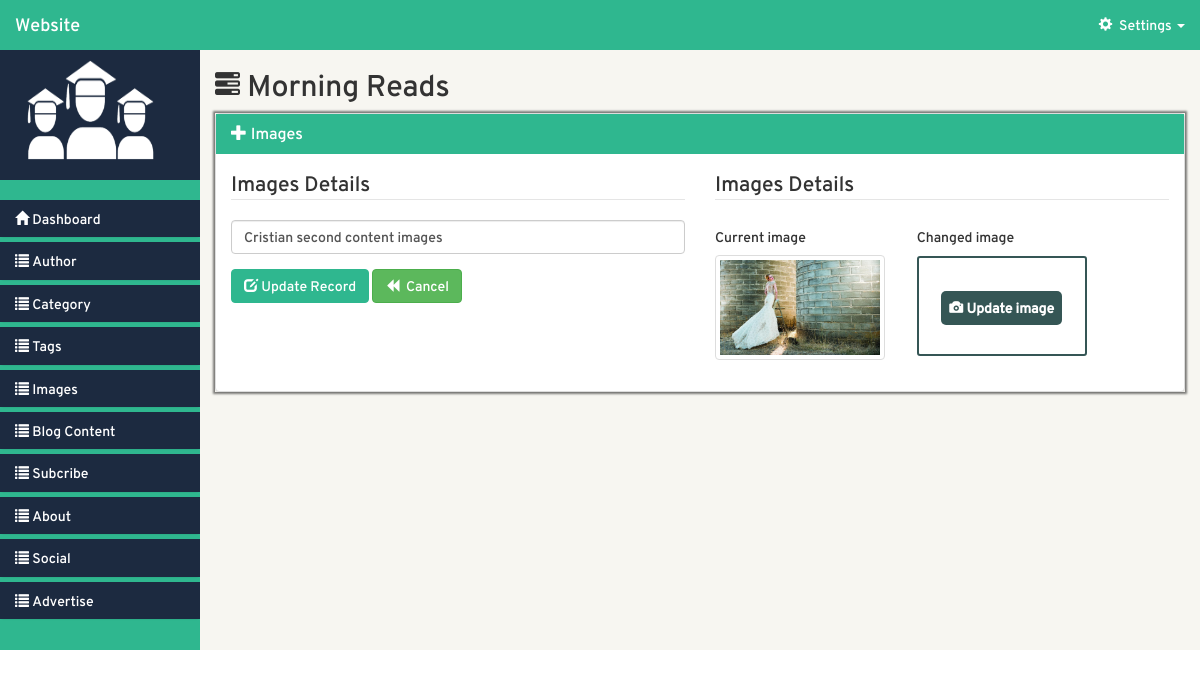
/admin-website/views/index.php?page=Images_update&id=10 (signed in), run on the app's committed database.
### tables this page shows
CREATE TABLE `images` (
  `id` int(11) NOT NULL,
  `title` text NOT NULL,
  `file` varchar(255) NOT NULL
);

### admin-website/src/Images.php (called while the page is built, shortened)
<?php
class Images {
	private $db;
	private static $table="images";
	public $id;
	public $directory = "images";
	function __construct() {
		try {
			$this->db = new PDO('mysql:host='.DB_HOST.';dbname='.DB_NAME,DB_USER,DB_PASSWORD);
			$this->db->setAttribute(PDO::ATTR_ERRMODE, PDO::ERRMODE_EXCEPTION);
			$query1 = $this->db->prepare('SET CHARACTER SET utf8');
			$query = $this->db->prepare("SET SESSION collation_connection ='utf8_general_ci'");
		    $query1->execute();
		    $query->execute();
		} catch (PDOException $e) {
			echo $e->getMessage();
		}
	}
	public function db_fields() {
		try {
			$stmt = $this->db->prepare("SHOW fields from ".self::$table);
			$stmt->execute();
			$fields = array();
			if($stmt->rowCount() > 0) {
				while($row = $stmt->fetch(5)) {
					$fields[] = $row->Field;
				}
			}
			return $fields;
		} catch (PDOException $e) {
			echo $e->getMessage();
		}
	}
	public function image_path() {
		return $this->directory;
	}
	public function prepare($record) {
		$attributes = $this->db_fields();
		return $this;
	}
	public function fetch() {
		try {
			$stmt = $this->db->prepare("SELECT * FROM ".self::$table." where id = :id");
			$stmt->execute(array(":id" => $this->id));
			if($stmt->rowCount() > 0) {
				return $stmt->fetch(5);
			}
		} catch (PDOException $e) {
			echo $e->getMessage();
		}
	}
}
$Images = new Images();
 ?>

### admin-website/src/model.php (called while the page is built, shortened)
<?php
    require_once LIB_PATH.DS.'Images.php';
 ?>

### admin-website/views/Images/update.php (the view, shortened to what this page needs)
<?php
  if(isset($_GET['id'])) {
    $record = $Images->prepare($_GET)->fetch();
  }
 ?>
<div class="col-md-9 col-lg-10 col-sm-7 col-xs-12 right-container">
  <div class="row header-section">
      <div class="col-md-12 header-title">
          <h2 class="h2"><span class="glyphicon glyphicon-tasks"></span><?php include '../layouts/title.php'; ?></h2>
      </div>
  </div>
  <div class="panel-group" id="body-accordion">
    <div class="panel panel-default main-body">
      <div class="panel-heading body-head">
        <h4 class="panel-title">
           <a data-toggle="collapse" data-parent="#body-accordion" href="#body-collapse">
          <span class="glyphicon glyphicon-plus"></span>&nbsp;Images</a>
        </h4>
      </div>
      <div id="body-collapse" class="panel-collapse collapse in">
         <div class="row main-part">
            <div class="col-md-12 inner-part">
              <div class="row section">
                <?php if($record) { ?>
                <form method="post" enctype="multipart/form-data">
                  <div class="col-md-6 left-part">
                        <legend>Images Details</legend>
                        <div class="form-group">
                          <input class="form-control" placeholder="Name" name="title" type="text" value="<?php if(isset($record)){echo $record->title;} ?>">
                        </div>
                        <button type="submit" class="btn btn-primary" name="btn-update">
                          <span class="glyphicon glyphicon-edit"></span> Update Record
                        </button>
                        <a href="index.php?page=Images_read" class="btn btn-success"><span class="glyphicon glyphicon-backward"></span>&nbsp; Cancel</a>
                  </div>
                  <div class="col-md-6 right-part">
                        <legend>Images Details</legend>
                        <div class="form-group">
                          <div class="row">
                              <?php if (!empty($record->file)): ?>
                                <div class="col-md-5">
                                  <h5>Current image</h5>
                                  <img src="../<?php if(isset($record)) { echo $Images->image_path()."/".$record->file;}?>" class="img-thumbnail file">
                                </div>
                              <?php endif ?>
                              <div class="col-md-6">
                                <h5>Changed image</h5>
                                <div class="row img-upload-section">
                                  <div class="col-md-2">
                                  </div>
                                </div>
                                <label for="image" id="uploader"><span id="up_img"><span class="glyphicon glyphicon-camera"></span> Update image</span></label>
                              </div>
                          </div>
                        </div>
                  </div>
                  <?php } ?>
                </form>
              </div>
            </div>
         </div>
      </div>
    </div>
  </div>
</div>

### admin-website/css/styles.css (style rules this page uses)
* { margin: 0; padding: 0; -moz-box-sizing:border-box; }
body { font-family: 'overpassregular'; }
.inner-part { position: relative; }
::placeholder { font-family: 'overpassregular'; }
.main-body > .body-head { background-color: #2fb78f; color: white; }
.panel-title { border-radius: 0px; }
.panel-title > a { outline: none; border-radius: 0px; text-decoration: none; }
.panel-heading { border-radius: 0px; border: 0; }
#body-collapse { padding: 15px; }
.right-container { background: #f7f6f1; min-height: 600px; }
.glyphicon-tasks { font-size: 25px; }
.img-upload-section { position: relative; }
#uploader { color: white; border-radius: 3px; display: block; width: 170px; border: 2px solid #355655; height: 100px; text-align: center; line-height: 100px; }
#uploader #up_img { background: #355655; padding: 8px; border-radius: 5px; }
.file { width: 170px; height: 105px; }
.btn-primary { background-color: #2FB78F !important; border: 1px solid #2FB78F; }
#body-accordion { box-shadow: 0px 0px 2px 2px rgba(0,0,0,0.5); border: none; }

### data on the page
images: title "Cristian second content images", file (picture)
